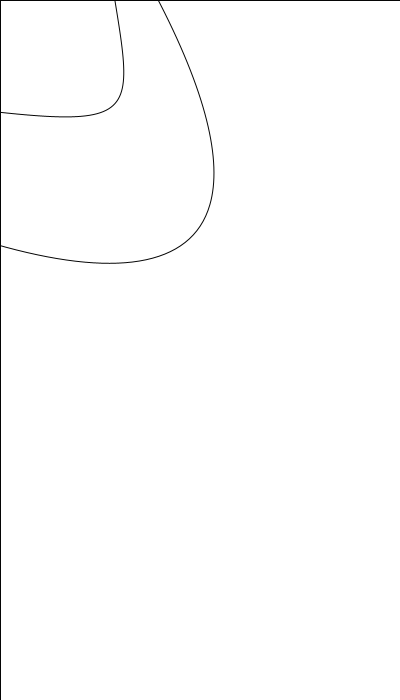
Frame 1 (no input)
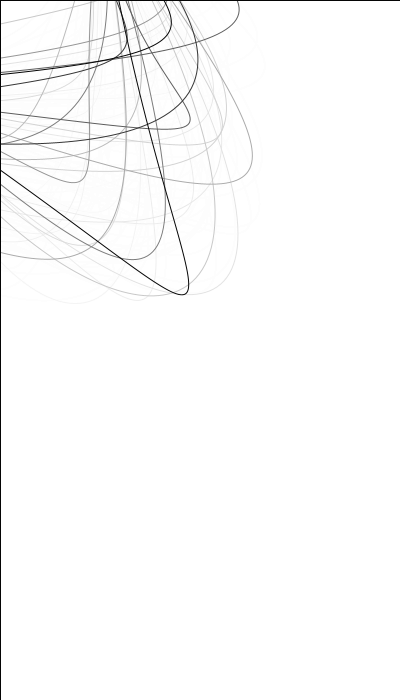
Frame 60 (the mouse pressed at the canvas centre just before this capture)
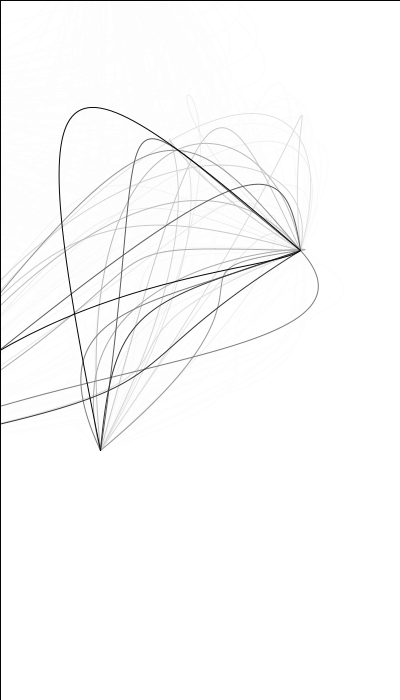
Frame 120 (the mouse held since frame 60 and released just before this capture)

The Processing sketch that drew these frames (run headless with seeded random() and noise(); from frame 60 on, the mouse is pressed at the canvas centre):

// Processing sketch: processing_41624
// ── processing_41624.pde

float cx1 = 0;
float cx2 = 0;
float cy1 = 0;
float cy2 = 0;

float c2x1 = 0;
float c2x2 = 0;
float c2y1 = 0;
float c2y2 = 0;

float pos1 = random (1,500);

void setup(){
  size(400,700);
  background(255);
  stroke(4);
  smooth();
}

void draw (){
  fill(255,50);
  rect(0,0,width,height);
 
  cx1 = random (0,400);
  cx2 = random (0,400);
  cy1 = random (0,400);
  cy2 = random (0,400);
  noFill();
  bezier((mouseX-pos1), (mouseY+100), cx1, cy2, cx2, cy2, (mouseX+100), (mouseY-100)); 
  c2x1 = random (0,400);
  c2x2 = random (0,400);
  c2y1 = random (0,400);
  c2y2 = random (0,400);
  noFill();
 bezier((mouseX+100), (mouseY-100), c2x1, c2y2, c2x2, c2y2, (mouseX-100), (mouseY+100)); 
}
